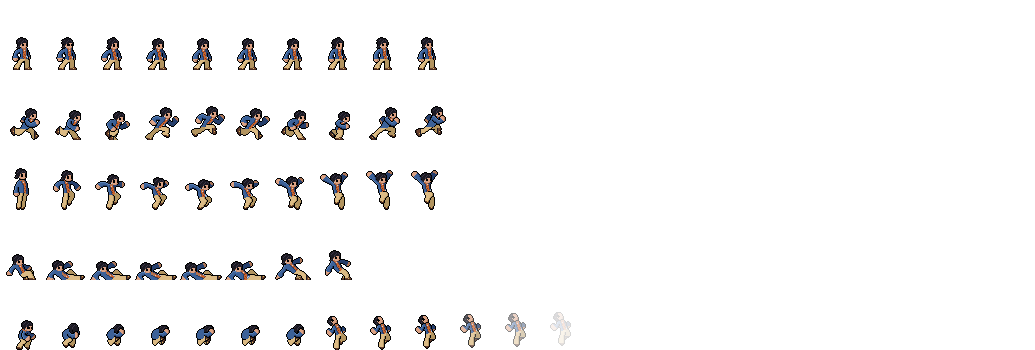
#> input picture src/assets/runner/russell.png, 1035 x 350 px, found by its file name
$ python icons.py
#> lines starting #> are read from the running program, lines starting #| are printed output that depends on the picture
"""
The site's icons, from pixel-me's head (Russell, 2026-11-18): the first idle frame of
src/assets/sprites/russell.png, a 16x16 crop round the head, on beige (the corkboard's
tabs, #dcbb85, Russell's pick): on the night card his black hair was lost in a dark tab bar.

Writes public/favicon.svg (one square per pixel, sharp at any size), public/favicon.ico
(16, 32 and 48, each a whole-number enlargement) and public/apple-touch-icon.png (180).

    python scripts/art/icons.py
"""
from pathlib import Path

from PIL import Image

ROOT = Path(__file__).resolve().parents[2]
SPRITE = ROOT / 'src/assets/sprites/russell.png'
PUBLIC = ROOT / 'public'

FRAME = (46, 70)  # one frame of the sheet (russell.json)
HEAD = (15, 36, 31, 52)  # x0, y0, x1, y1 in the frame: hair to shoulders
CARD = (0xDC, 0xBB, 0x85, 255)  # beige, the corkboard's tabs: the background

frame = Image.open(SPRITE).convert('RGBA').crop((0, 0, *FRAME))
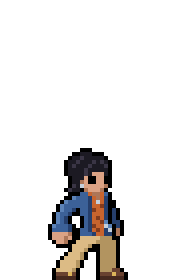
#> frame: PIL image 46x70 RGBA (shown 4 times larger); mean R, G, B, A 12, 10.2, 9.5, 35.2; transparent parts drawn white
head = frame.crop(HEAD)
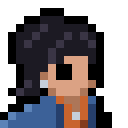
#> head: PIL image 16x16 RGBA (shown 8 times larger); mean R, G, B, A 41.2, 35.5, 38.6, 163.4; transparent parts drawn white
icon = Image.new('RGBA', head.size, CARD)
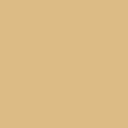
#> icon: PIL image 16x16 RGBA (shown 8 times larger); mean R, G, B, A 220, 187, 133, 255
icon.alpha_composite(head)
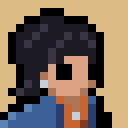
#> icon: PIL image 16x16 RGBA (shown 8 times larger); mean R, G, B, A 120.2, 102.7, 86.4, 255


def scaled(size: int, pad: int = 0) -> Image.Image:
    """The icon at a whole-number scale, centred on the background."""
#> called with size = 48, pad = 0
    k = (size - 2 * pad) // icon.width
#> k = 3
    big = icon.resize((icon.width * k, icon.height * k), Image.NEAREST)
    out = Image.new('RGBA', (size, size), CARD)
    out.alpha_composite(big, ((size - big.width) // 2, (size - big.height) // 2))
    return out


# favicon.ico: 16, 32 and 48.
scaled(48).save(PUBLIC / 'favicon.ico', sizes=[(16, 16), (32, 32), (48, 48)], append_images=[scaled(16), scaled(32)])

# apple-touch-icon: 160 px of head (10x) in 180, so iOS's rounded corners do not cut the hair.
scaled(180, pad=10).convert('RGB').save(PUBLIC / 'apple-touch-icon.png', optimize=True)
#> call 4 of scaled, with size = 180, pad = 10
#> in scaled (call 4), `k = (size - 2 * pad) // icon.width`: k = 10
#> in scaled (call 4), `out.alpha_composite(big, ((size - big.width) // 2, (size - big.height)..`:
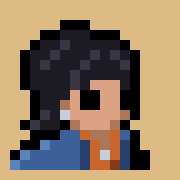
#> out: PIL image 180x180 RGBA; mean R, G, B, A 141.2, 120.4, 96.2, 255

# favicon.svg: a run of squares per row, same colours merged along the row.
rows = []
#> rows = []
for y in range(icon.height):
    x = 0
    while x < icon.width:
        c = icon.getpixel((x, y))
        end = x
        while end + 1 < icon.width and icon.getpixel((end + 1, y)) == c:
            end += 1
        if c != CARD:
            rows.append(f'<rect x="{x}" y="{y}" width="{end - x + 1}" height="1" fill="#{c[0]:02x}{c[1]:02x}{c[2]:02x}"/>')
        x = end + 1
#> after the loop, rows = 98 items
svg = (
    '<svg xmlns="http://www.w3.org/2000/svg" viewBox="0 0 16 16" shape-rendering="crispEdges">\n'
    '  <!-- Pixel-me\'s head, from the game sprite (scripts/art/icons.py). -->\n'
    f'  <rect width="16" height="16" fill="#{CARD[0]:02x}{CARD[1]:02x}{CARD[2]:02x}"/>\n  '
    + '\n  '.join(rows)
    + '\n</svg>\n'
)
(PUBLIC / 'favicon.svg').write_text(svg, encoding='utf-8')
print('wrote favicon.svg, favicon.ico, apple-touch-icon.png')
